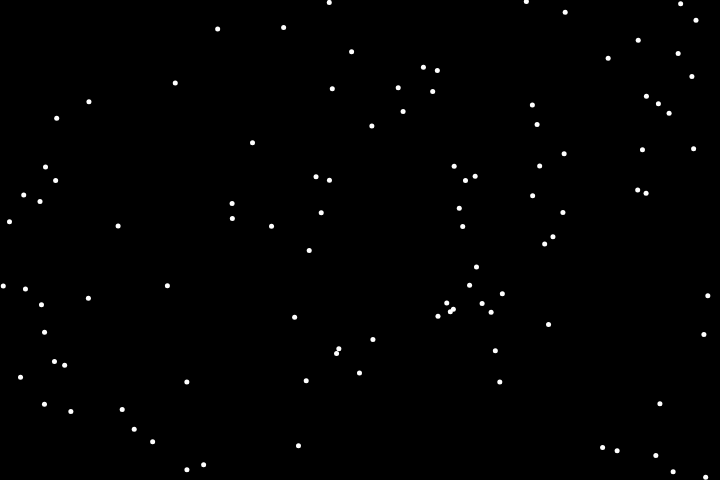
Frame 1 (no input)
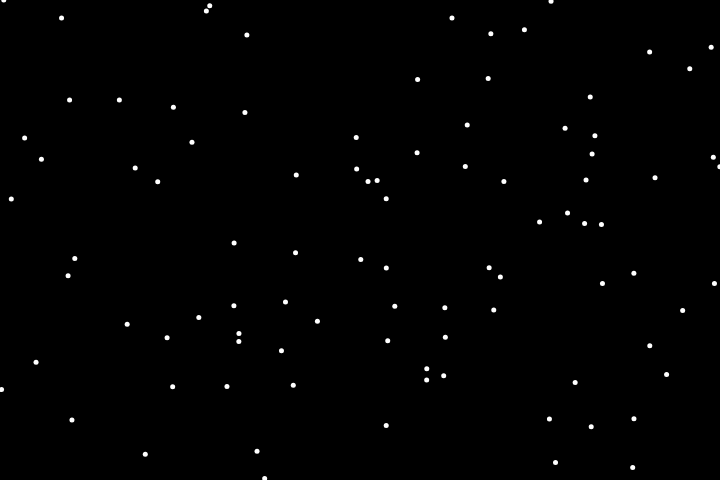
Frame 60 (no input)
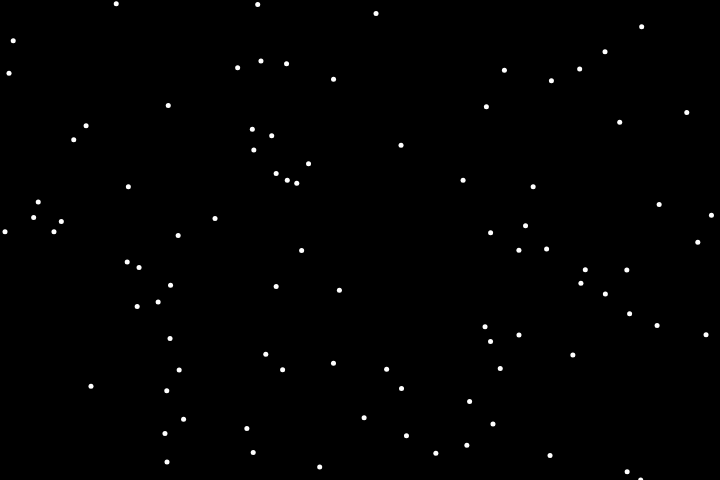
Frame 120 (the mouse pressed at the canvas centre since frame 60)

The p5.js sketch that drew these frames (run headless with seeded random() and noise() and a simulated clock; from frame 60 on, the mouse is pressed at the canvas centre):

// p5.js sketch
// ── sketch.js
let particles = [];

function setup() {
    pixelDensity(displayDensity());
    createCanvas(720, 480);
    background(0);

    stroke(255);
    strokeWeight(5);

    for(let i = 0; i < 100; i++) {
        particles.push(new Particle());
    }
}

function draw() {
    background(0);

    particles.forEach(p => {
        p.display();
        p.update();
    });
}

// Particle class definition
const Particle = function() {
    this.vel = createVector(random(-2, 2), random(-2, 2));
    this.pos = createVector(random(width), random(height));
}

Particle.prototype.display = function() {
    point(this.pos.x, this.pos.y);
}

Particle.prototype.update = function() {
    this.pos.add(this.vel);
    this.edges();
}

Particle.prototype.edges = function() {
    if (this.pos.x > width) {
        this.pos.x = 0;
    }
    if (this.pos.x < 0) {
        this.pos.y = width;
    }
    if (this.pos.y > height) {
        this.pos.y = 0;
    }
    if (this.pos.y < 0) {
        this.pos.y = height;
    }
}
